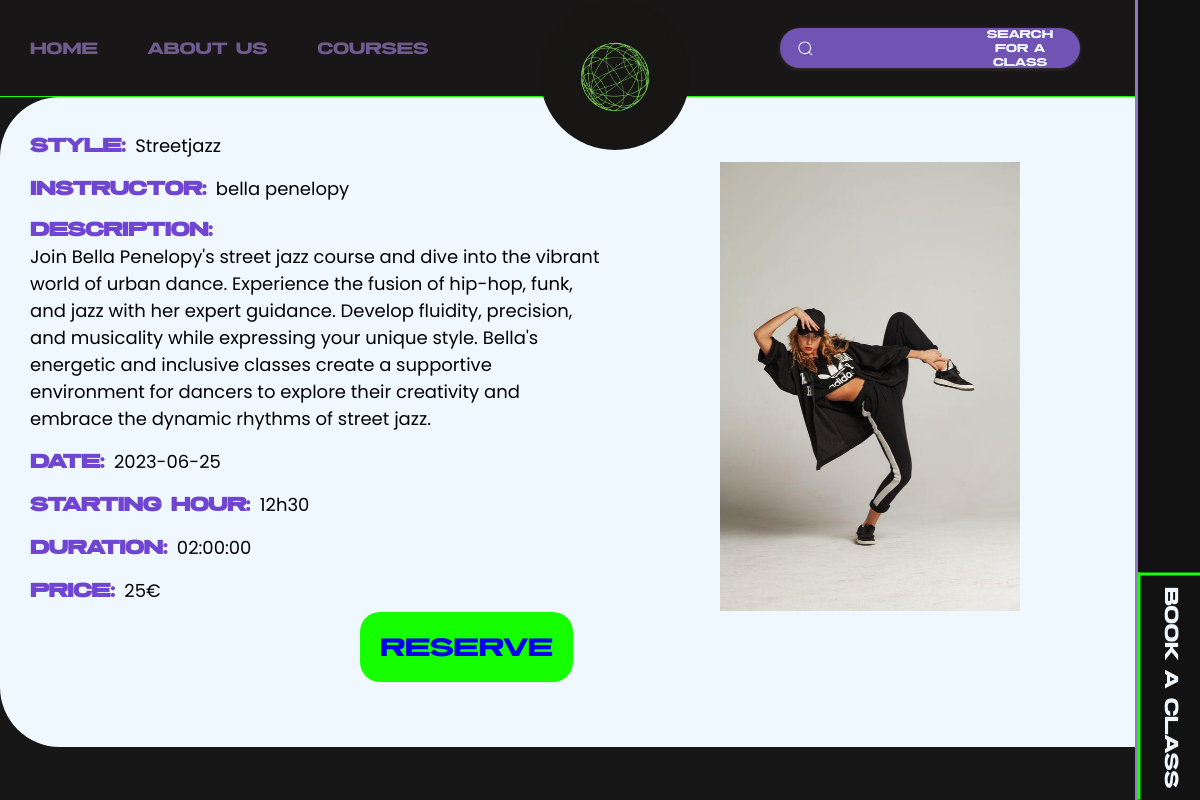
The app's page /course.php?dance_id=8 with its own data.
### tables this page shows
CREATE TABLE `cours` (
  `id_cours` int(11) NOT NULL,
  `date` date NOT NULL,
  `heure` varchar(50) NOT NULL,
  `tarif` varchar(50) NOT NULL,
  `type` varchar(50) NOT NULL,
  `ext_professeur` int(11) NOT NULL,
  `duree` time NOT NULL,
  `ext_dance` int(11) NOT NULL,
  `description` varchar(10000) NOT NULL
);

CREATE TABLE `professeur` (
  `id_professeur` int(11) NOT NULL,
  `nom_professeur` varchar(50) NOT NULL,
  `ext_dance` varchar(50) DEFAULT NULL,
  `photo` varchar(255) NOT NULL
);

### course.php (the view, shortened to what this page needs)
<!DOCTYPE html>
<html lang="en">
<head>
    <link rel="stylesheet" href="styles.css">
</head>
<body>
<nav>
        <div class="partie1">
            <a href="index.php">Home</a>
            <a href="Aboutus.html">About us</a>
            <a href="classes.php">courses</a>
        </div>
        <form class="searchbar" method="GET" action="course.php">
            <label for="search">
                <input class="input" type="text" required="" name="search">
                <span>search for a class</span>
                <div class="fancy-bg"></div>
                <div class="search">
                </div>
            </label>
        </form>
             <a href="index.php">
                 <img id="LOGO" src="images/one dance nation studio.gif" alt="aller ver l'Accueil">
           </a>
 </nav>
        <div class="bare">
            <div class="bookaplace1">
               <a href="classes.php"><button class="bookaplace2"> Book a class</button></a>
            </div>
         </div>
         <div class="container">
    <?php
    include("connexion.php");
    if (isset($_GET['dance_id'])) {
        $danceId = $_GET['dance_id'];
        $sql = "SELECT cours.*, professeur.nom_professeur, professeur.photo
        FROM cours
        INNER JOIN professeur ON cours.ext_professeur = professeur.id_professeur
        WHERE cours.ext_dance = :danceId";
$stmt = $db->prepare($sql);
$stmt->bindParam(':danceId', $danceId, PDO::PARAM_INT);
$stmt->execute();
$rowCount = $stmt->rowCount();
if ($rowCount > 0) {
$row = $stmt->fetch(PDO::FETCH_ASSOC);
$photo = isset($row['photo']) ? $row['photo'] : 'default.jpg';
$duree = $row['duree'];
$date = $row['date'];
$heure = $row['heure'];
$tarif = $row['tarif'].'€';
$type = $row['type'];
$description = $row['description'];
echo "<div class=containerelement>";
echo "<BR>";
echo "<p><strong>Style: </strong><span>$type<span></p>";
echo "<p><strong>Instructor: </strong> <span>" . $row["nom_professeur"] . "</span></p>";
echo "<p><strong>Description: </strong><span> $description</span></p>";
echo "<p><strong>Date: </strong><span> $date<span/></p>";
echo "<p><strong>Starting hour: </strong><span> $heure</span></p>";
echo "<p><strong>Duration: </strong><span> $duree</span></p>";
echo "<p><strong>Price: </strong><span> $tarif<span></p>";
}
    }
?>
  <div style="border-radius: 20px ;position:absolute ;left:60%;top:10%;">
    <img src="<?php echo isset($photo) ? $photo : ''; ?>" width="300">
</div>
<div class="reserve">
    <a href=booking_formulaire.php>reserve</a>
</div>
</body>
</html>

### styles.css (style rules this page uses)
*, *::after, *::before { box-sizing: border-box; }
html,body { background-color: #181717; font-family: 'threat'; margin: 0; padding: 0; scroll-behavior: smooth; width: 100vw; overflow-x: hidden; }
#LOGO { position: absolute; width: 10%; left: 45%; top: 0px; z-index: 809; border-radius: 800px; min-width: 150px; }
span { display: inline-block; opacity: 0; filter: blur(4px); }
span:nth-child(2) { animation: fade-in 0.8s 0.2s forwards cubic-bezier(0.11, 0, 0.5, 0); }
nav { background-color:#181616; height: 0px; border-bottom: solid 0.5px rgb(21, 255, 0); position: relative; text-align: center; padding: 3rem 4rem 3rem 4rem; margin: 0; display: flex; justify-content: center; align-items: center; flex-direction: column; flex-wrap: wrap; }
.partie1 { position: absolute; left: 30px; display: flex; flex-direction: row; align-items: center; justify-content: center; gap: 100px; }
.partie1 a { color: #907ac4; font-size: 1.4rem; text-decoration: none; opacity: 0.7; }
@media screen and (max-width:1315px) { .partie1 a { color: #907ac4; font-size: 1.3rem; text-decoration: none; opacity: 0.7; } }
@media screen and (max-width:1315px) { .partie1 { display: flex; flex-direction: row; align-items: center; justify-content: center; gap: 50px; } }
.searchbar { --input-text-color: #fff; --input-bg-color: #7053b3; --focus-input-bg-color: transparent; --text-color: #f4f5f6; --active-color: #1b9bee; --width-of-input: 200px; --inline-padding-of-input: 1.2em; --gap: 0.9rem; }
.searchbar { font-size: 0.9rem; display: flex; gap: 0.5rem; align-items: center; width: var(--width-of-input); position: absolute; right: 10%; width: 300px; isolation: isolate; }
.searchbar span { color:aliceblue; }
.fancy-bg { position: absolute; width: 100%; inset: 0; background: var(--input-bg-color); border-radius: 30px; height: 100%; z-index: -1; pointer-events: none; box-shadow: rgba(235, 226, 226, 0.16) 0px 1px 4px; }
label { width: 100%; padding: 0.8em; height: 40px; padding-inline: var(--inline-padding-of-input); display: flex; align-items: center; position: absolute; }
.search,.close-btn { position: absolute; }
.search { fill: var(--text-color); left: var(--inline-padding-of-input); }
svg { width: 17px; display: block; }
.input { color: var(--input-text-color); width: 100%; margin-inline: min(2em,calc(var(--inline-padding-of-input) + var(--gap))); background: none; border: none; }
.input::placeholder { color: var(--text-color) }
.bare { position: fixed; top: 0px; right: 0px; width: 65px; height: 100vh; border-left: solid #907ac4; background-color: rgb(18, 18, 18); z-index: 12; animation-name: ifXgUJ; animation-duration: 1.3s; }
.bookaplace1 { position: absolute; bottom: 0px; }
.bookaplace2 { position: absolute; bottom: 82px; left: -82px; width: 227px; height: 64px; border: solid rgb(21, 255, 0); transform: rotate(90deg); font-family: 'threat'; font-size: 1.5rem; border-right: none; text-align: center; border-top: none; }
.bare button { cursor: pointer; background-color: inherit; color: aliceblue; }
strong { font-size: 1.5rem; font-family: 'threat'; }
button { position: relative; display: inline-block; border: 0; vertical-align: middle; text-decoration: none; background: transparent; padding: 0; font-family: inherit; font-size: 1.5rem; cursor: pointer; }

### course.php (style rules this page uses)
.container { font-family: "Poppins", Arial, sans-serif; background-color: aliceblue; height: 650px; width:100vw; border-radius: 60px; position: relative; }
.container p { margin-left:30px; margin-top:10px; }
.containerelement { width:600px }
.containerelement span { font-size:1.5vw; }
.containerelement strong { color:#6f45d1; }
.reserve a { font-family:'threat'; font-size:2rem; text-decoration:none; background-color:rgb(21, 255, 0); padding:20px; border-radius:20px; position:absolute; left:30%; bottom:10%; transition: all 2s ease-in-out; }

### records on screen
cours: type "Streetjazz", professeur.nom_professeur "bella penelopy", description "Join Bella Penelopy's street jazz course and dive into the vibrant world of urban dance. Experience the fusion of hip-hop, funk, and jazz with her expert guidance. Develop fluidity, precision, and musicality while expressing your unique style. Bella's energetic and inclusive classes create a supportive environment for dancers to explore their creativity and embrace the dynamic rhythms of street jazz.", date "2023-06-25", heure "12h30", duree "02:00:00", tarif "25€", professeur.photo (picture)
